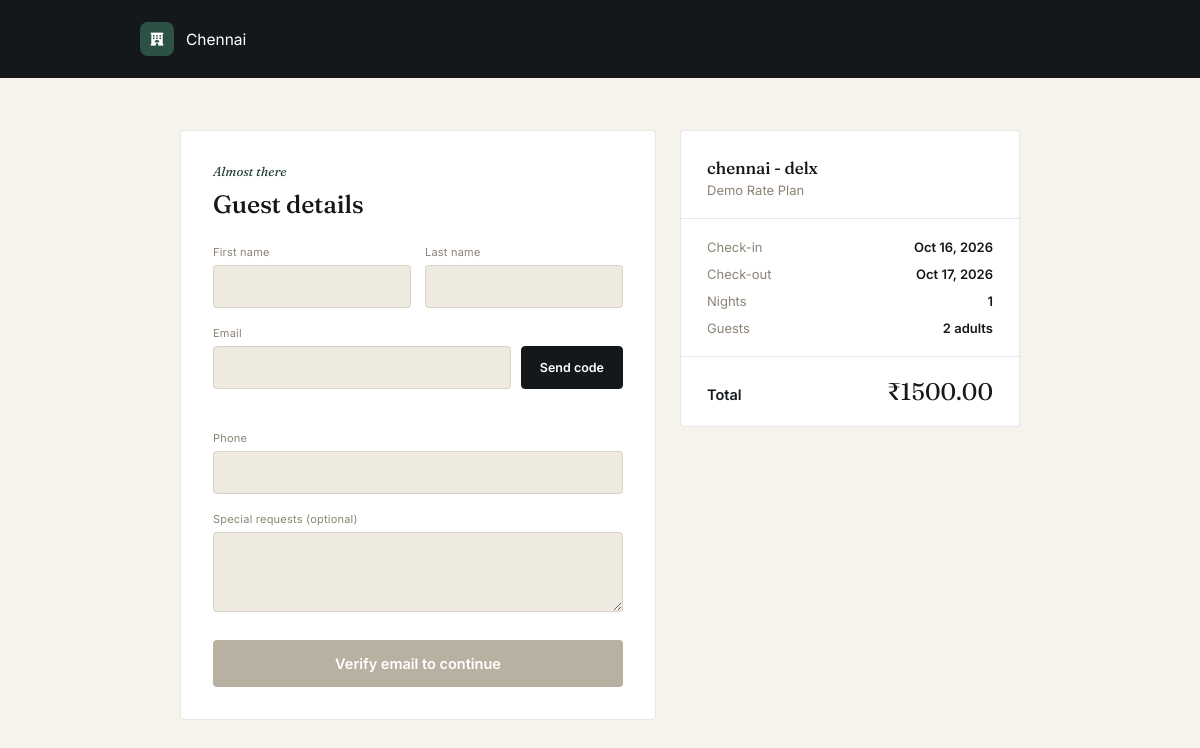
Page /book/form/?property=2&room_type=2&rate_plan=4&check_in=2026-10-16&check_out=2026-10-17&adults=2 on the committed database.
### apps/properties/models.py (models this page shows, shortened)
class Property(BaseModel):
    name = models.CharField(max_length=255)
    code = models.CharField(max_length=20, unique=True, db_index=True)
    address = models.CharField(max_length=500)
    city = models.CharField(max_length=100)
    state = models.CharField(max_length=100)
    country = models.CharField(max_length=100)
    phone = models.CharField(max_length=20, blank=True)
    email = models.EmailField(blank=True)
    check_in_time = models.TimeField(default='12:00:00')
    check_out_time = models.TimeField(default='11:00:00')
    tax_number = models.CharField(max_length=50, blank=True)
    class Meta:
        db_table = 'properties'
        verbose_name = 'Property'
        verbose_name_plural = 'Properties'
        ordering = ['name']

class RoomType(BaseModel):
    property = models.ForeignKey(
        Property, on_delete=models.CASCADE, related_name='room_types'
    )
    name = models.CharField(max_length=255)
    code = models.CharField(max_length=20, db_index=True)
    description = models.TextField(blank=True)
    max_adults = models.PositiveSmallIntegerField(default=2)
    max_children = models.PositiveSmallIntegerField(default=0)
    max_occupancy = models.PositiveSmallIntegerField(default=2)
    base_occupancy = models.PositiveSmallIntegerField(default=2)
    default_price = models.DecimalField(
        max_digits=10, decimal_places=2, default=0,
        help_text="Fixed nightly price used when no date-specific RoomRate exists."
    )
    class Meta:
        db_table = 'room_types'
        verbose_name = 'Room Type'
        verbose_name_plural = 'Room Types'
        ordering = ['property', 'name']
        unique_together = [('property', 'code')]

class RatePlan(BaseModel):
    property = models.ForeignKey(
        Property, on_delete=models.CASCADE, related_name='rate_plans'
    )
    name = models.CharField(max_length=255)
    code = models.CharField(max_length=20, db_index=True)
    description = models.TextField(blank=True)
    meal_plan = models.CharField(max_length=100, blank=True)
    cancellation_policy = models.TextField(blank=True)
    is_refundable = models.BooleanField(default=True)
    class Meta:
        db_table = 'rate_plans'
        verbose_name = 'Rate Plan'
        verbose_name_plural = 'Rate Plans'
        ordering = ['property', 'name']
        unique_together = [('property', 'code')]

### apps/public/views.py (the view, shortened to what this page needs)
# urls.py: path('book/form/', booking_form, name='book'),
def booking_form(request):
    property_id = request.GET.get('property') or request.POST.get('property')
    room_type_id = request.GET.get('room_type') or request.POST.get('room_type')
    rate_plan_id = request.GET.get('rate_plan') or request.POST.get('rate_plan')
    check_in = request.GET.get('check_in') or request.POST.get('check_in')
    check_out = request.GET.get('check_out') or request.POST.get('check_out')
    adults = request.GET.get('adults') or request.POST.get('adults', 1)
    if not all([property_id, room_type_id, rate_plan_id, check_in, check_out]):
        messages.error(request, 'Missing booking details. Please search again.')
        return redirect('public:landing')
    property_obj = Property.objects.filter(id=property_id).first()
    room_type = RoomType.objects.filter(id=room_type_id).first()
    rate_plan = RatePlan.objects.filter(id=rate_plan_id).first()
    if not all([property_obj, room_type, rate_plan]):
        messages.error(request, 'Selected room is no longer available.')
        return redirect('public:landing')
    check_in_date = date_cls.fromisoformat(check_in)
    check_out_date = date_cls.fromisoformat(check_out)
    nights = (check_out_date - check_in_date).days
    stay_dates = [check_in_date + timedelta(days=i) for i in range(nights)]
    rates = list(RoomRate.objects.filter(
        room_type=room_type, rate_plan=rate_plan, date__in=stay_dates
    ).values_list('base_price', flat=True))
    if len(rates) < len(stay_dates):
        missing_nights = len(stay_dates) - len(rates)
        rates += [room_type.default_price] * missing_nights
    total_price = sum(rates)
    return render(request, 'public/booking_form.html', {
        'property': property_obj, 'room_type': room_type, 'rate_plan': rate_plan,
        'check_in': check_in_date, 'check_out': check_out_date, 'nights': nights,
        'adults': adults, 'total_price': total_price,
    })

### apps/public/templates/public/booking_form.html (shortened to what this page needs)
{% load static %}
<!DOCTYPE html>
<html lang="en">
<head>
<link rel="stylesheet" href="https://cdnjs.cloudflare.com/ajax/libs/font-awesome/6.4.0/css/all.min.css">
</head>
<body>
<header class="site">
  <div class="wrap row">
    <a class="brand" href="{% url 'public:landing' %}">
      <div class="brand-mark"><i class="fa-solid fa-hotel"></i></div>
      <span class="brand-name">{{ property.name }}</span>
    </a>
  </div>
</header>
<main>
  <div class="wrap">
    <div class="layout">
      <div class="panel panel-pad">
        <p class="eyebrow">Almost there</p>
        <h1 class="page-title">Guest details</h1>
        <form method="post" id="booking-form">
          <div class="row2">
            <div>
              <label for="f-first">First name</label>
              <input type="text" name="first_name" id="f-first" class="input" required>
            </div>
            <div>
              <label for="f-last">Last name</label>
              <input type="text" name="last_name" id="f-last" class="input" required>
            </div>
          </div>
          <div>
            <label for="email-input">Email</label>
            <div class="email-row">
              <input type="email" name="email" id="email-input" class="input" required>
              <button type="button" id="send-otp-btn" class="btn-secondary">Send code</button>
            </div>
            <p id="otp-status" class="otp-status"></p>
          </div>
          <div>
            <label for="f-phone">Phone</label>
            <input type="tel" name="phone" id="f-phone" class="input" required>
          </div>
          <div>
            <label for="f-notes">Special requests (optional)</label>
            <textarea name="special_requests" id="f-notes"></textarea>
          </div>
          <button type="submit" id="confirm-booking-btn" class="btn-confirm" disabled>Verify email to continue</button>
        </form>
      </div>
      <div class="panel summary">
        <div class="summary-head">
          <p class="room-type serif">{{ room_type.name }}</p>
          <p class="rate-plan">{{ rate_plan.name }}</p>
        </div>
        <div class="summary-rows">
          <div class="summary-row"><span class="l">Check-in</span><span class="v">{{ check_in|date:"M j, Y" }}</span></div>
          <div class="summary-row"><span class="l">Check-out</span><span class="v">{{ check_out|date:"M j, Y" }}</span></div>
          <div class="summary-row"><span class="l">Nights</span><span class="v">{{ nights }}</span></div>
          <div class="summary-row"><span class="l">Guests</span><span class="v">{{ adults }} adults</span></div>
        </div>
        <div class="summary-total">
          <span class="l">Total</span>
          <span class="v">₹{{ total_price }}</span>
        </div>
      </div>
    </div>
  </div>
</main>
</body>
</html>

### apps/public/templates/public/booking_form.html (style rules this page uses)
:root { --ink:#15181B; --paper:#F6F3EC; --paper-2:#EFEAE0; --bottle:#1F3D33; --bottle-light:#2B5245; --stone:#8B8375; --stone-light:#B8B0A0; --white:#FFFFFF; --line: rgba(21,24,27,0.10); --line-dark: rgba(246,243,236,0.12); --err:#8A3A28; }
* { box-sizing:border-box; }
body { margin:0; font-family:'Inter',sans-serif; background:var(--paper); color:var(--ink); -webkit-font-smoothing:antialiased; }
h1,h2,h3,.serif { font-family:'Fraunces',serif; font-weight:500; letter-spacing:-0.01em; }
p { margin:0; }
a { color:inherit; text-decoration:none; }
.wrap { max-width:920px; margin:0 auto; padding:0 24px; }
@media (min-width:1024px) { .wrap { padding:0 40px; } }
header.site { background:var(--ink); }
header .row { display:flex; align-items:center; padding:22px 0; }
.brand { display:flex; align-items:center; gap:12px; }
.brand-mark { width:34px; height:34px; border-radius:8px; background:var(--bottle-light); color:var(--white); display:flex; align-items:center; justify-content:center; font-size:13px; }
.brand-name { color:var(--white); font-size:15.5px; }
main { padding:52px 0 80px; }
.layout { display:grid; gap:24px; }
@media (min-width:840px) { .layout { grid-template-columns:1fr 340px; align-items:start; } }
.panel { background:var(--white); border:1px solid var(--line); border-radius:4px; }
.panel-pad { padding:32px; }
.eyebrow { font-family:'Fraunces',serif; font-style:italic; font-size:13px; color:var(--bottle); }
h1.page-title { font-size:25px; margin-top:10px; }
form { margin-top:26px; display:flex; flex-direction:column; gap:18px; }
.row2 { display:grid; grid-template-columns:1fr 1fr; gap:14px; }
label { display:block; font-size:11px; color:var(--stone); margin-bottom:6px; letter-spacing:0.02em; }
.input, textarea { width:100%; border:1px solid var(--line); background:var(--paper-2); border-radius:4px; padding:12px 14px; font-family:'Inter',sans-serif; font-size:14px; color:var(--ink); outline:none; transition:border-color .18s ease, background .18s ease; }
textarea { resize:vertical; min-height:80px; }
.email-row { display:flex; gap:10px; }
.email-row .input { flex:1; }
.btn-secondary { white-space:nowrap; padding:0 18px; border-radius:4px; border:1px solid var(--ink); background:var(--ink); color:var(--white); font-family:'Inter',sans-serif; font-weight:600; font-size:12.5px; cursor:pointer; transition:background .18s ease; }
.otp-status { font-size:12.5px; font-weight:600; margin-top:8px; min-height:16px; }
.btn-confirm { margin-top:6px; width:100%; padding:15px; border:none; border-radius:4px; font-family:'Inter',sans-serif; font-weight:600; font-size:14.5px; cursor:not-allowed; background:var(--stone-light); color:var(--white); transition:background .18s ease; }
.summary { position:sticky; top:24px; }
.summary-head { padding:26px 26px 20px; border-bottom:1px solid var(--line); }
.summary-head .room-type { font-size:17px; }
.summary-head .rate-plan { font-size:13px; color:var(--stone); margin-top:4px; }
.summary-rows { padding:20px 26px; display:flex; flex-direction:column; gap:11px; }
.summary-row { display:flex; justify-content:space-between; font-size:13px; }
.summary-row .l { color:var(--stone); }
.summary-row .v { font-weight:600; }
.summary-total { padding:20px 26px; border-top:1px solid var(--line); display:flex; justify-content:space-between; align-items:baseline; }
.summary-total .l { font-size:14.5px; font-weight:600; }
.summary-total .v { font-family:'Fraunces',serif; font-size:24px; }

### rows in the picture
Property: name "Chennai"
RoomType: name "chennai - delx"
RatePlan: name "Demo Rate Plan"

### other values in the picture
{{ check_in|date:"M j, Y" }} "Oct 16, 2026"
{{ check_out|date:"M j, Y" }} "Oct 17, 2026"
{{ nights }} "1"
{{ adults }} "2"
{{ total_price }} "1500.00"
